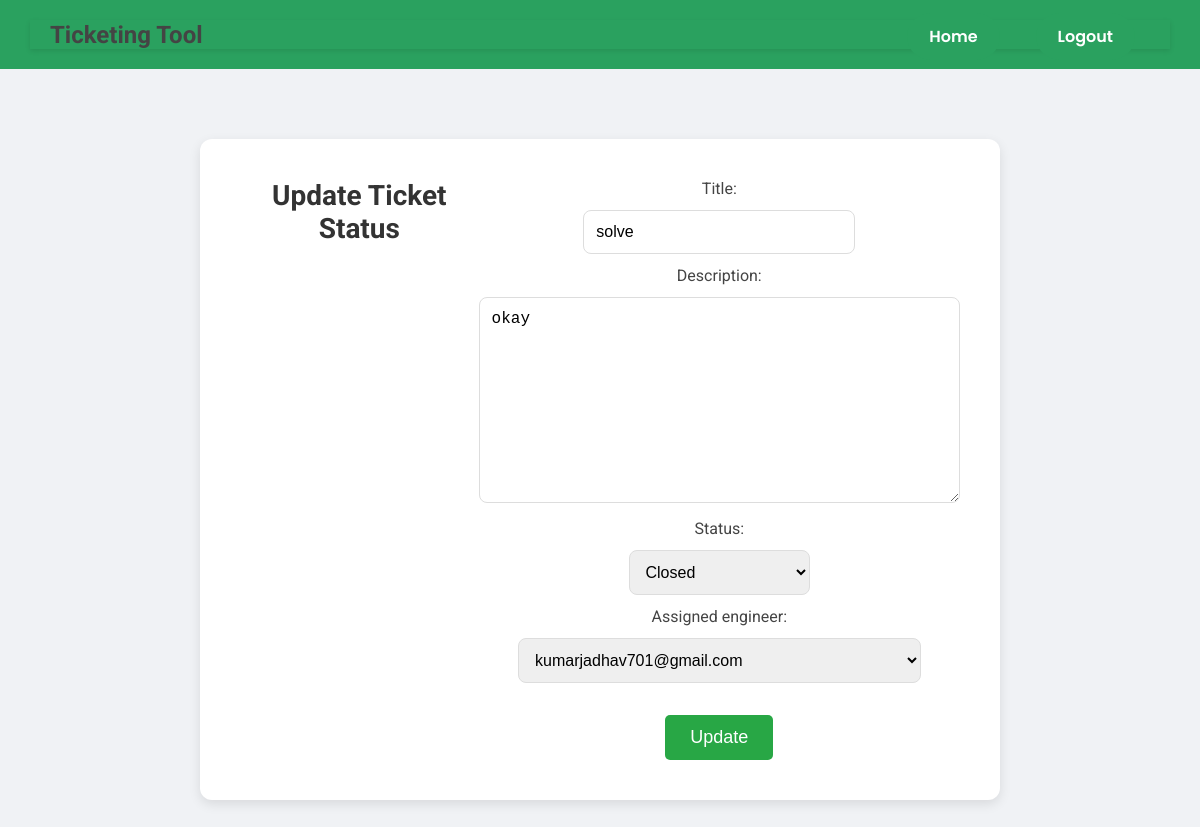
Page /tickets/ticket/6/update_status/ (signed in) on the committed database.
### tickets/models.py (models this page shows, shortened)
class Ticket(models.Model):
    STATUS_CHOICES = [
        ('open', 'Open'),
        ('in_progress', 'In Progress'),
        ('closed', 'Closed'),
    ]
    title = models.CharField(max_length=255)
    description = models.TextField()
    status = models.CharField(max_length=20, choices=STATUS_CHOICES, default='open')
    creator = models.ForeignKey(settings.AUTH_USER_MODEL, on_delete=models.CASCADE, related_name='created_tickets')
    assigned_engineer = models.ForeignKey(settings.AUTH_USER_MODEL, on_delete=models.CASCADE, related_name='assigned_tickets', blank=True, null=True)
    creation_timestamp = models.DateTimeField(auto_now_add=True)

### tickets/views.py (the view)
# urls.py: path('ticket/<int:ticket_id>/update_status/', update_ticket_status, name='update_ticket_status'),
@login_required
def update_ticket_status(request, ticket_id):
    if not request.user.is_engineer:
        return redirect('ticket_list')
    ticket = get_object_or_404(Ticket, pk=ticket_id)
    if request.method == 'POST':
        form = TicketForm(request.POST, instance=ticket)
        if form.is_valid():
            form.save()
            return HttpResponseRedirect(reverse('ticket_detail', args=[ticket_id]))
    else:
        form = TicketForm(instance=ticket)
    return render(request, 'tickets/update_ticket_status.html', {'form': form, 'ticket': ticket})

### tickets/forms.py
class TicketForm(forms.ModelForm):
    class Meta:
        model = Ticket
        fields = ['title', 'description', 'status', 'assigned_engineer']

### tickets/templates/tickets/update_ticket_status.html (shortened to what this page needs)
{% extends 'base_generic.html' %}
{% load static %}
{% block content %}
    <link rel="stylesheet" href="{% static 'tickets/update_ticket.css' %}">
    <div class="form-container">
        <div class="container">
            <h2>Update Ticket Status</h2>
            <form method="post">
                {{ form.as_p }}
                <button type="submit">Update</button>
            </form>
        </div>
    </div>
{% endblock %}

### static/tickets/signup.css (style rules this page uses)
* { box-sizing: border-box; }
body { margin: 0; font-family: 'Poppins', Arial, Helvetica, sans-serif; font-size: 16px; font-weight: 400; color: #666666; background-image: url('https://wallpapercave.com/wp/s0nLOnC.jpg'); background-size: cover; background-position: center; }
.container { position: relative; width: 100%; max-width: 1000px; height: auto; display: flex; background: #ffffff; box-shadow: 0 0 5px #999999; }
* { box-sizing: border-box; margin: 0; padding: 0; }
body { margin: 0; font-family: 'Poppins', Arial, Helvetica, sans-serif; font-size: 16px; font-weight: 400; color: #666666; background: #eaeff4; }

### static/tickets/update_ticket.css (style rules this page uses)
* { box-sizing: border-box; }
body { margin: 0; font-family: 'Roboto', Arial, Helvetica, sans-serif; font-size: 16px; font-weight: 400; color: #444; background: #f0f2f5; }
.form-container { display: flex; align-items: center; justify-content: center; min-height: 100vh; }
.container { width: 100%; max-width: 800px; background: #ffffff; padding: 40px; border-radius: 12px; box-shadow: 0 4px 12px rgba(0, 0, 0, 0.1); text-align: center; margin: 20px; }
h2 { font-size: 28px; color: #333; margin-bottom: 25px; font-weight: 700; }
form { display: flex; flex-direction: column; align-items: center; }
form button { margin-top: 20px; padding: 12px 25px; font-size: 18px; color: #fff; background-color: #28a745; border: none; border-radius: 5px; cursor: pointer; transition: background-color 0.3s ease; }
form input, form select, form textarea { width: 100%; max-width: 500px; padding: 12px; margin: 12px 0; border: 1px solid #ddd; border-radius: 8px; font-size: 16px; outline: none; transition: border-color 0.3s ease; }

### rows in the picture
Ticket: title "solve", description "okay", status "Closed", assigned_engineer "kumarjadhav701@gmail.com"
